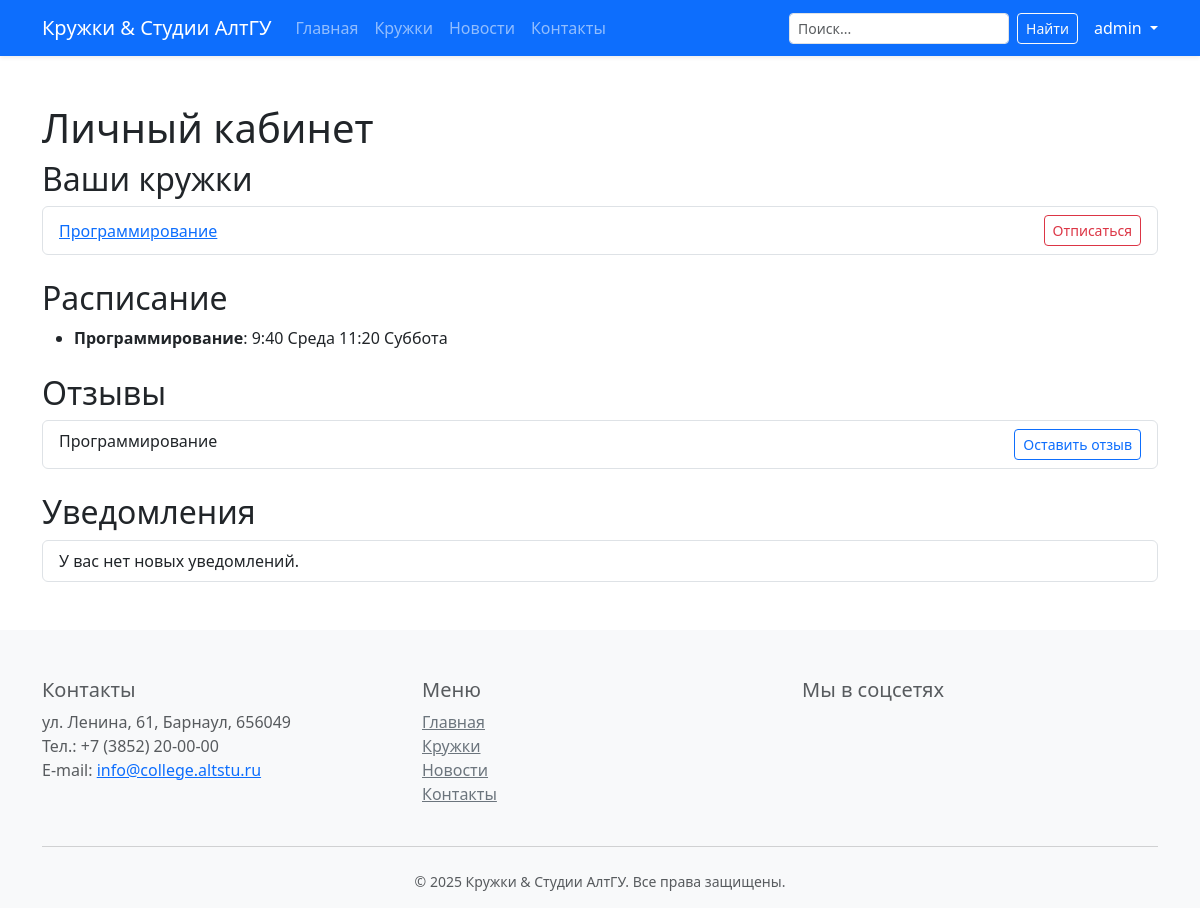
Screenshot of /student/dashboard/ (signed in) with the database file from the repository.
### accounts/models.py (models this page shows, shortened)
class User(AbstractUser):
    username = models.CharField(
        'Имя пользователя',
        max_length=150,
        unique=True,
        validators=[
            RegexValidator(
                r'^[\w.@+-]+$',
                'Разрешены только буквы, цифры и символы @/./+/-/_'
            )
        ]
    )
    email = models.EmailField(
        'E-mail',
        unique=True,
        help_text='Обязательный. Уникальный адрес электронной почты.'
    )
    ROLE_CHOICES = [
        ('student', 'Студент'),
        ('leader', 'Руководитель'),
        ('admin', 'Администратор'),
    ]
    role = models.CharField(
        'Роль',
        max_length=10,
        choices=ROLE_CHOICES,
        default='student'
    )

### student_portal/models.py (models this page shows, shortened)
class Subscription(models.Model):
    STATUS_CHOICES = [
        ('pending', 'Ожидает подтверждения'),
        ('active', 'Активна'),
        ('cancelled', 'Отменена'),
    ]
    user = models.ForeignKey(settings.AUTH_USER_MODEL,
                             on_delete=models.CASCADE,
                             related_name='subscriptions')
    club = models.ForeignKey(Club,
                             on_delete=models.CASCADE,
                             related_name='subscriptions')
    status = models.CharField('Статус', max_length=10, choices=STATUS_CHOICES, default='pending')
    created_at = models.DateTimeField('Дата подписки', auto_now_add=True)
    updated_at = models.DateTimeField('Обновлено', auto_now=True)
    class Meta:
        unique_together = ('user', 'club')
        verbose_name = 'Подписка студента'
        verbose_name_plural = 'Подписки студентов'

### main/models.py (models this page shows, shortened)
class Club(models.Model):
    name = models.CharField("Название кружка/студии", max_length=150)
    slug = models.SlugField("URL-идентификатор", max_length=150, unique=True)
    manager = models.ForeignKey(
        settings.AUTH_USER_MODEL,
        verbose_name="Руководитель (пользователь)",
        on_delete=models.SET_NULL,
        null=True, blank=True,
        related_name="managed_clubs"
    )
    short_description = models.CharField("Краткое описание", max_length=255)
    description = models.TextField("Полное описание")
    logo = models.ImageField("Логотип", upload_to="clubs/", blank=True)
    schedule = models.TextField("Расписание занятий", blank=True)
    location = models.CharField("Место проведения", max_length=255, blank=True)
    leader_name = models.CharField("ФИО руководителя", max_length=150, blank=True)
    leader_contact = models.CharField("Контакты руководителя", max_length=255, blank=True)
    categories = models.ManyToManyField('Category', verbose_name="Категории", blank=True)
    created_at = models.DateTimeField("Дата создания", auto_now_add=True)
    updated_at = models.DateTimeField("Дата обновления", auto_now=True)
    class Meta:
        verbose_name = "Кружок/Студия"
        verbose_name_plural = "Кружки и студии"
        ordering = ["name"]
    def get_absolute_url(self):
        return reverse("club_detail", kwargs={"slug": self.slug})

### student_portal/views.py (the view)
# urls.py: path("dashboard/", views.dashboard, name="dashboard"),
@login_required
def dashboard(request):
    subs = Subscription.objects.filter(user=request.user, status='active')
    schedule = []
    for sub in subs:
        club = sub.club
        if club.schedule:
            schedule.append({
                'club': club,
                'text': club.schedule
            })
    reviews = {r.club_id: r for r in request.user.reviews.all()}
    return render(request, 'student_portal/dashboard.html', {
        'subscriptions': subs,
        'schedule': schedule,
        'reviews': reviews,
        'year': timezone.now().year,
    })

### student_portal/templates/student_portal/dashboard.html (shortened to what this page needs)
{% extends 'base.html' %}
{% block content %}
    <h1>Личный кабинет</h1>
    <h2>Ваши кружки</h2>
    <ul class="list-group mb-4">
        {% for sub in subscriptions %}
            <li class="list-group-item d-flex justify-content-between align-items-center">
                <a href="{{ sub.club.get_absolute_url }}">{{ sub.club.name }}</a>
                <a href="{% url 'student_portal:unsubscribe' sub.pk %}"
                   class="btn btn-sm btn-outline-danger">Отписаться</a>
            </li>
        {% empty %}
            <li class="list-group-item">Пока вы ни на что не подписаны.</li>
        {% endfor %}
    </ul>
    <h2>Расписание</h2>
    <ul class="mb-4">
        {% for item in schedule %}
            <li><strong>{{ item.club.name }}</strong>: {{ item.text }}</li>
        {% empty %}
            <li>Нет предстоящих занятий.</li>
        {% endfor %}
    </ul>
    <h2>Отзывы</h2>
    <ul class="list-group mb-4">
        {% for sub in subscriptions %}
            <li class="list-group-item">
                <div class="d-flex justify-content-between">
                    <span>{{ sub.club.name }}</span>
                    <a href="{% url 'student_portal:leave_review' sub.club.id %}"
                       class="btn btn-sm btn-outline-primary">
                        {% if sub.club.id in reviewed_clubs %}
                            Изменить отзыв
                        {% else %}
                            Оставить отзыв
                        {% endif %}
                    </a>
                </div>
            </li>
        {% empty %}
            <li class="list-group-item">Ничего</li>
        {% endfor %}
    </ul>
    <h2>Уведомления</h2>
    <ul class="list-group">
        {% for n in notifications|default:user.notifications.all %}
            <li class="list-group-item {% if not n.is_read %}fw-bold{% endif %}">
                {{ n.message }}
                {% if n.link %}<a href="{{ n.link }}">(Перейти)</a>{% endif %}
                <small class="text-muted d-block">{{ n.created_at|date:"d.m.Y H:i" }}</small>
            </li>
        {% empty %}
            <li class="list-group-item">У вас нет новых уведомлений.</li>
        {% endfor %}
    </ul>
{% endblock %}

### asu/templates/base.html (shortened to what this page needs)
<!DOCTYPE html>
{% load static %}
<html lang="ru">
<head>
    <link
            href="https://cdn.jsdelivr.net/npm/bootstrap@5.3.0/dist/css/bootstrap.min.css"
            rel="stylesheet"
    >
    <link rel="stylesheet" href="{% static 'css/app.css' %}">
</head>
<body class="d-flex flex-column min-vh-100">
<header class="navbar navbar-expand-lg navbar-dark bg-primary sticky-top shadow-sm">
    <div class="container">
        <a class="navbar-brand" href="{% url 'index' %}">Кружки &amp; Студии АлтГУ</a>
        <div class="collapse navbar-collapse" id="mainNav">
            <ul class="navbar-nav me-auto mb-2 mb-lg-0">
                <li class="nav-item">
                    <a class="nav-link {% if request.resolver_match.url_name == 'index' %}active{% endif %}"
                       href="{% url 'index' %}">Главная</a>
                </li>
                <li class="nav-item">
                    <a class="nav-link {% if request.resolver_match.url_name == 'clubs' %}active{% endif %}"
                       href="{% url 'clubs' %}">Кружки</a>
                </li>
                <li class="nav-item">
                    <a class="nav-link {% if request.resolver_match.url_name == 'news_list' %}active{% endif %}"
                       href="{% url 'news_list' %}">Новости</a>
                </li>
                <li class="nav-item">
                    <a class="nav-link {% if request.resolver_match.url_name == 'contact' %}active{% endif %}"
                       href="{% url 'contact' %}">Контакты</a>
                </li>
            </ul>
            <form class="d-flex me-3" action="{% url 'search' %}" method="get" role="search">
                <input class="form-control form-control-sm me-2"
                       type="search" name="q"
                       placeholder="Поиск..." aria-label="Поиск">
                <button class="btn btn-sm btn-outline-light" type="submit">Найти</button>
            </form>
            {% if user.is_authenticated %}
                <div class="nav-item dropdown">
                    <a class="nav-link dropdown-toggle text-white" href="#" id="userMenu" role="button"
                       data-bs-toggle="dropdown" aria-expanded="false">
                        {{ user.get_full_name|default:user.username }}
                    </a>
                </div>
            {% else %}
                <a class="btn btn-outline-light btn-sm me-2" href="{% url 'login' %}">Войти</a>
                <a class="btn btn-warning btn-sm" href="{% url 'register' %}">Регистрация</a>
            {% endif %}
        </div>
    </div>
</header>
<main class="flex-fill py-5">
    <div class="container">
        {% block content %}{% endblock %}
    </div>
</main>
<footer class="bg-light text-muted pt-5 mt-auto">
    <div class="container">
        <div class="row gy-4">
            <div class="col-md-4">
                <h5>Контакты</h5>
                <address>
                    ул. Ленина, 61, Барнаул, 656049<br>
                    Тел.: +7 (3852) 20-00-00<br>
                    E-mail: <a href="mailto:info@college.altstu.ru">info@college.altstu.ru</a>
                </address>
            </div>
            <div class="col-md-4">
                <h5>Меню</h5>
                <ul class="list-unstyled">
                    <li><a href="{% url 'index' %}" class="link-secondary">Главная</a></li>
                    <li><a href="{% url 'clubs' %}" class="link-secondary">Кружки</a></li>
                    <li><a href="{% url 'news_list' %}" class="link-secondary">Новости</a></li>
                    <li><a href="{% url 'contact' %}" class="link-secondary">Контакты</a></li>
                </ul>
            </div>
            <div class="col-md-4">
                <h5>Мы в соцсетях</h5>
            </div>
        </div>
        <hr class="my-4">
        <div class="text-center small pb-3">
            &copy; {{ year }} Кружки &amp; Студии АлтГУ. Все права защищены.
        </div>
    </div>
</footer>
</body>
</html>

### rows the page displays
User: get_full_name "admin"
Subscription: club.name "Программирование", shows "Оставить отзыв"
Club: club.name "Программирование", text "9:40 Среда 11:20 Суббота"
